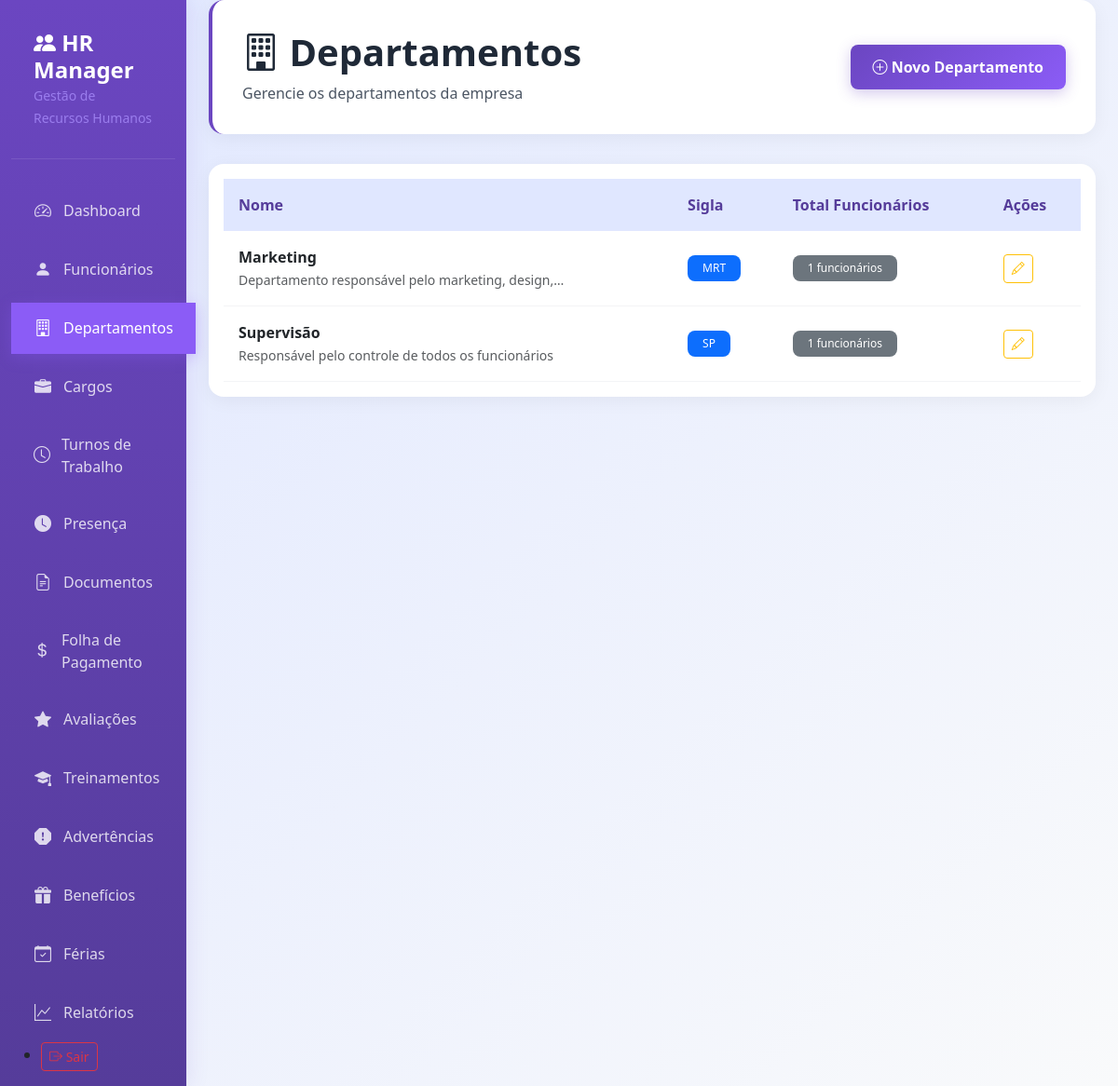
Page /departamentos/ (signed in) on the committed database.
### rh/models.py (models this page shows, shortened)
class Departamento(models.Model):
    empresa = models.ForeignKey(Empresa, on_delete=models.CASCADE)
    nome = models.CharField(max_length=100, verbose_name='Nome do Departamento')
    sigla = models.CharField(max_length=10, unique=True, verbose_name='Sigla')
    descricao = models.TextField(blank=True, verbose_name='Descrição')
    ativo = models.BooleanField(default=True, verbose_name='Ativo')
    criado_em = models.DateTimeField(auto_now_add=True, verbose_name='Criado em')
    class Meta:
        unique_together = ('empresa', 'sigla')
        verbose_name = 'Departamento'
        verbose_name_plural = 'Departamentos'
        ordering = ['nome']

### rh/views.py (the view)
# urls.py: path('departamentos/', views.DepartamentoListView.as_view(), name='departamento_list'),
class DepartamentoListView(LoginRequiredMixin, ListView):
    model = Departamento
    template_name = 'rh/departamento_list.html'
    context_object_name = 'departamentos'
    paginate_by = 10
    def get_queryset(self):
        return Departamento.objects.filter(
            empresa=self.request.user.empresa
        )

### templates/rh/departamento_list.html (shortened to what this page needs)
{% extends 'base.html' %}
{% block content %}
<div class="page-header">
    <div class="row align-items-center">
        <div class="col">
            <h1><i class="bi bi-building"></i> Departamentos</h1>
            <p>Gerencie os departamentos da empresa</p>
        </div>
        <div class="col-auto">
            <a href="{% url 'departamento_create' %}" class="btn btn-primary">
                <i class="bi bi-plus-circle"></i> Novo Departamento
            </a>
        </div>
    </div>
</div>
<div class="card">
    <div class="card-body">
        <div class="table-responsive">
            <table class="table table-hover">
                <thead>
                    <tr>
                        <th>Nome</th>
                        <th>Sigla</th>
                        <th>Total Funcionários</th>
                        <th>Ações</th>
                    </tr>
                </thead>
                <tbody>
                    {% for departamento in page_obj %}
                    <tr>
                        <td>
                            <strong>{{ departamento.nome }}</strong>
                            {% if departamento.descricao %}
                                <br><small class="text-muted">{{ departamento.descricao|truncatechars:50 }}</small>
                            {% endif %}
                        </td>
                        <td><span class="badge bg-primary">{{ departamento.sigla }}</span></td>
                        <td>
                            <span class="badge bg-secondary">
                                {{ departamento.funcionario_set.count }} funcionários
                            </span>
                        </td>
                        <td>
                            <a href="{% url 'departamento_update' departamento.pk %}" class="btn btn-sm btn-outline-warning" title="Editar">
                                <i class="bi bi-pencil"></i>
                            </a>
                        </td>
                    </tr>
                    {% endfor %}
                </tbody>
            </table>
        </div>
    </div>
</div>
{% endblock %}

### templates/base.html (style rules this page uses)
:root { --primary-purple: #6B46C1; --primary-purple-dark: #553C9A; --primary-purple-light: #8B5CF6; --secondary-purple: #A78BFA; --light-purple: #E0E7FF; --white: #FFFFFF; --gray-50: #F9FAFB; --gray-100: #F3F4F6; --gray-200: #E5E7EB; --gray-600: #4B5563; --gray-800: #1F2937; --success: #10B981; --warning: #F59E0B; --danger: #EF4444; }
* { margin: 0; padding: 0; box-sizing: border-box; }
body { font-family: 'Segoe UI', Tahoma, Geneva, Verdana, sans-serif; background: linear-gradient(135deg, var(--light-purple) 0%, var(--gray-50) 100%); min-height: 100vh; }
.page-header { background: var(--white); padding: 2rem; border-radius: 1rem; box-shadow: 0 4px 20px rgba(0, 0, 0, 0.05); margin-bottom: 2rem; border-left: 4px solid var(--primary-purple); }
.page-header h1 { color: var(--gray-800); font-weight: 700; margin-bottom: 0.5rem; }
.page-header p { color: var(--gray-600); margin: 0; }
.card { background: var(--white); border: none; border-radius: 1rem; box-shadow: 0 4px 20px rgba(0, 0, 0, 0.05); transition: all 0.3s ease; overflow: hidden; }
.btn-primary { background: linear-gradient(135deg, var(--primary-purple) 0%, var(--primary-purple-light) 100%); border: none; padding: 0.75rem 1.5rem; border-radius: 0.5rem; font-weight: 600; transition: all 0.3s ease; box-shadow: 0 4px 15px rgba(107, 70, 193, 0.3); }
.table { margin-bottom: 0; }
.table th { background: var(--light-purple); color: var(--primary-purple-dark); font-weight: 600; border: none; padding: 1rem; }
.table td { padding: 1rem; vertical-align: middle; border-color: var(--gray-100); }
.badge { padding: 0.5rem 1rem; border-radius: 0.5rem; font-weight: 500; }

### rows in the picture
Departamento: nome "Marketing", descricao "Departamento responsável pelo marketing, design,…", sigla "MRT", funcionario_set.count "1"
Departamento: nome "Supervisão", descricao "Responsável pelo controle de todos os funcionários", sigla "SP", funcionario_set.count "1"
